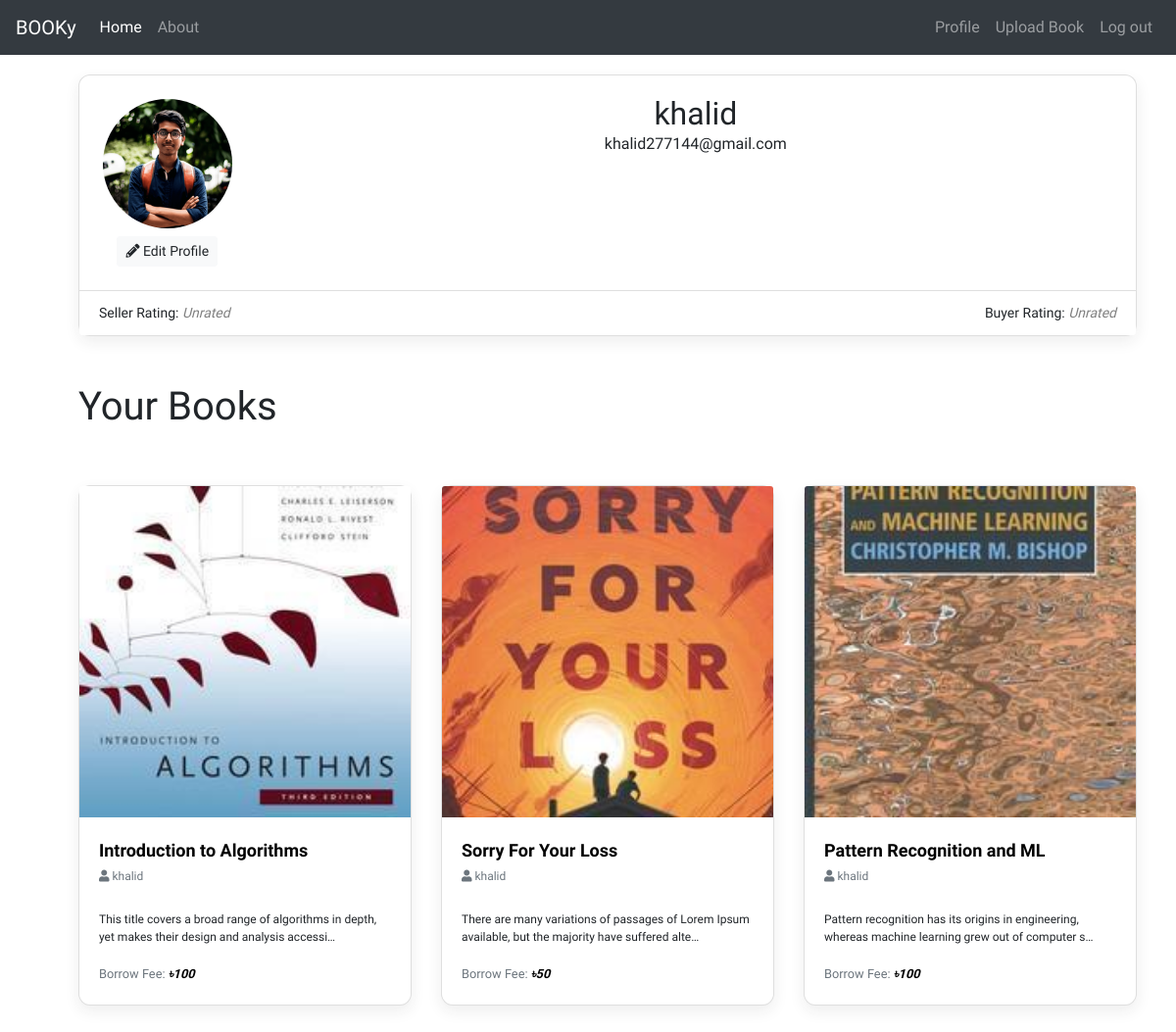
/profile/ (signed in), run on an earlier commit of the app's database.
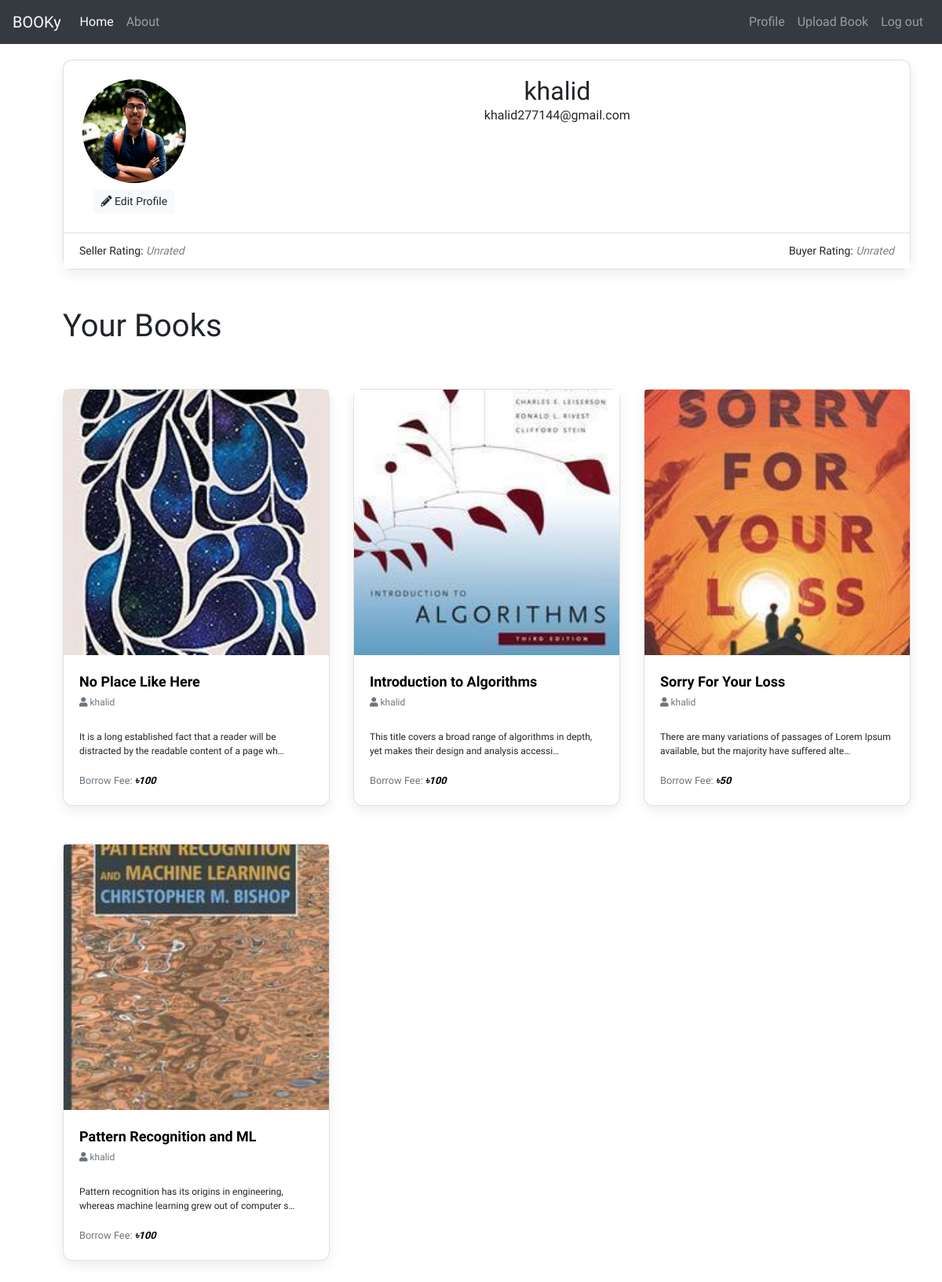
And on a later commit of the database.
### main/models.py (models this page shows, shortened)
class Book(models.Model):
    uploader = models.ForeignKey(User, on_delete=models.CASCADE, default="")
    title = models.CharField(default="", max_length=40)
    genre = models.ForeignKey(Genre, on_delete=models.CASCADE, related_name='Genre', null=True)
    cover = models.ImageField(upload_to='book_covers')
    no_of_pages = models.IntegerField()
    price = models.IntegerField()
    authors = models.CharField(default="", max_length=25)
    publications = models.CharField(default="", max_length=20)
    synopsis = models.TextField(default="")
    upload_date = models.DateTimeField(default=timezone.now)
    class Meta:
        ordering = ['-upload_date']

### users/views.py (the view)
# urls.py: path('profile/',user_views.profile,name='profile'),
@login_required
def profile(request):
    books = Book.objects.filter(uploader=request.user)
    context = {
                'books': books
              }
    return render(request,'users/profile.html',context)

### users/templates/users/profile.html
{% extends "main/base.html" %}
{% load crispy_forms_tags %}
{% load static %}
{% block css_link %}
<link rel="stylesheet" href="{% static 'users/main.css' %}">
{% endblock %}
{% block content %}
<div class="container profile">
    <div class="card"
        style="background-color: white; border-radius: .75rem; box-shadow: 0 6px 15px rgba(36, 37, 38, 0.08);">
        <div class="row no-gutters">
            <div class="col-md-2 px-4 py-4 text-center">
                <img src="{{ user.profile.image.url }}" class="img-fluid rounded-circle mx-auto d-block" alt="">
                <a href="{% url 'edit-profile' %}" class="btn btn-light btn-sm mt-2"><i class="fas fa-pencil-alt"></i>
                    Edit Profile</a>
            </div>
            <div class="col">
                <div class="card-body px-4 text-center">
                    <h2 class="card-title mb-0">{{user.username}}</h2>
                    <p class="card-text pt-0">{{user.email}}</p>
                </div>
            </div>
        </div>
        <div class="card-footer w-100" style="background-color: white; font-size: 14px;">
            <div class="row">
                <div class="col">Seller Rating:
                    {% if user.profile.seller_rating %}
                    <span style="font-style: italic; color: grey">{{user.profile.seller_rating}}</span>
                    {% else %}
                    <span style="font-style: italic; color: grey">Unrated</span>
                    {% endif %}
                </div>
                <div class="col text-right">Buyer Rating:
                    {% if user.profile.buyer_rating %}
                    <span style="font-style: italic; color: grey">{{user.profile.buyer_rating}}</span>
                    {% else %}
                    <span style="font-style: italic; color: grey">Unrated</span>
                    {% endif %}
                </div>
            </div>
        </div>
    </div>
    <div class="row mt-5">
        <div class="col">
            <h1>Your Books</h1>
        </div>
    </div>
    {% if books %}
    <div class="row mt-5">
        {% for book in books %}
        <div class="col-4 mb-5">
            <div class="card"
                style="background-color: white; border-radius: .75rem; box-shadow: 0 6px 15px rgba(36, 37, 38, 0.08);">
                <img class="card-img-top img-responsive" style="height:100%;width:100%;" src="{{ book.cover.url }}"
                    alt="book cover">
                <div class="card-body">
                    <a href="{% url 'book-detail' book.id %}"
                        style="text-decoration: none; font-size: 18px; font-weight: 600; color: black;"
                        class="card-title">{{ book.title }}</a><br>
                    <small class="text-muted" style="font-size: 12px;"><i class="fas fa-user"></i> <span>{{ book.uploader }}</span></small><br><br>
                    <p class="card-text" style="font-size: 12px;">{{book.synopsis|truncatechars:100}}</p>
                    <p class="card-text"><small class="text-muted">Borrow Fee: <span
                                style="color: black; font-weight: 600; font-style: italic;">৳{{ book.price}}</span></small></p>
                </div>
            </div>
        </div>
        {% endfor %}
    </div>
    {% else %}
    <div class="row mt-5">
        <div class="col">
            <p class="text-muted text-center">You haven't uploaded any books yet</p>
        </div>
    </div>
    {% endif %}
</div>
{% endblock content %}

What changed in the data, as far as the page shows it:
added Book: cover (picture), title "No Place Like Here", uploader "khalid", synopsis "It is a long established fact that a reader will be distracted by the readable content of a page wh…", price "100"
